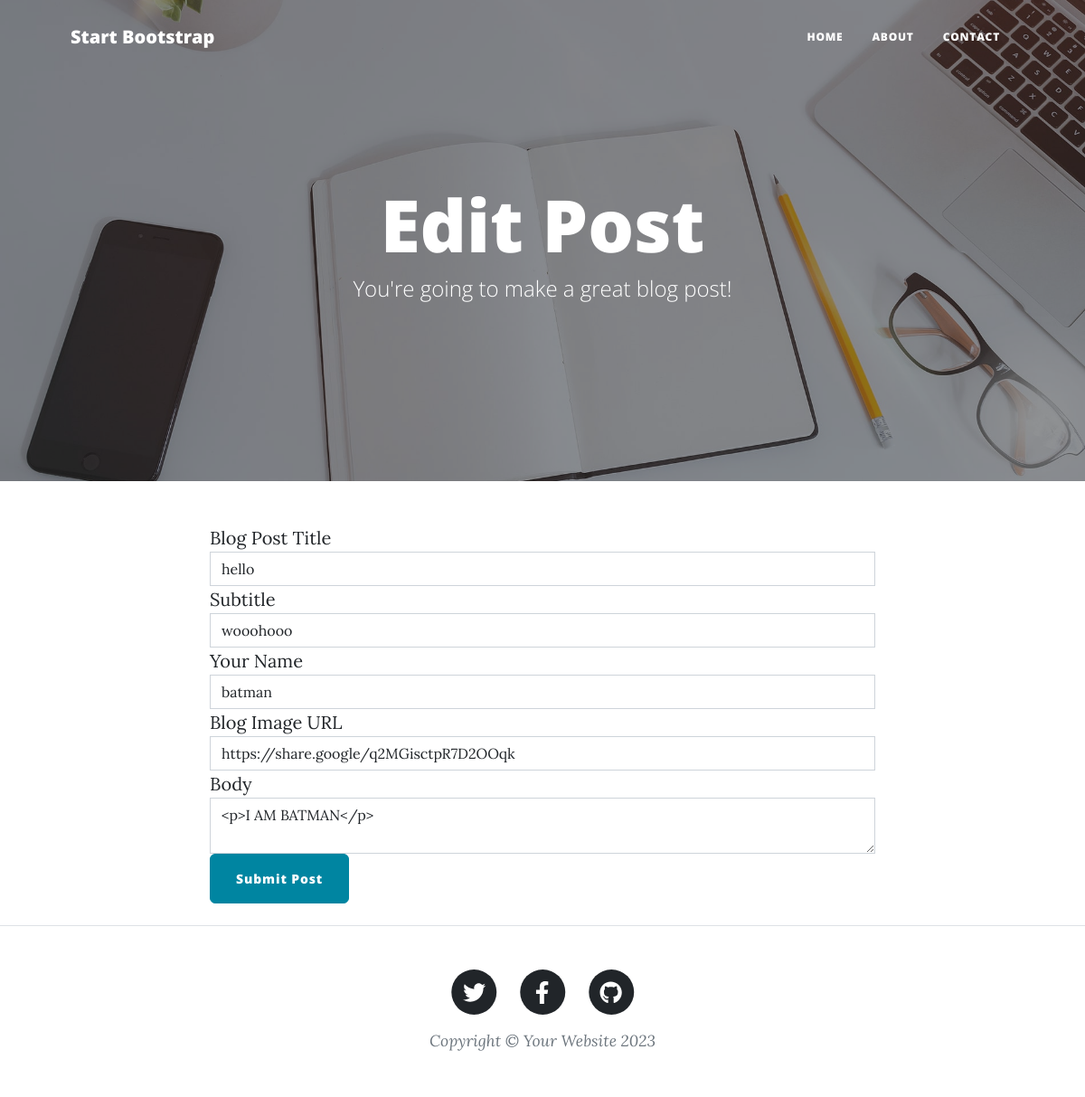
Screenshot of /edit-post/3 with the database file from the repository.
### main.py (models this page shows)
class BlogPost(db.Model):
    id: Mapped[int] = mapped_column(Integer, primary_key=True)
    title: Mapped[str] = mapped_column(String(250), unique=True, nullable=False)
    subtitle: Mapped[str] = mapped_column(String(250), nullable=False)
    date: Mapped[str] = mapped_column(String(250), nullable=False)
    body: Mapped[str] = mapped_column(Text, nullable=False)
    author: Mapped[str] = mapped_column(String(250), nullable=False)
    img_url: Mapped[str] = mapped_column(String(250), nullable=False)

### main.py (the view, shortened to what this page needs)
@app.route("/edit-post/<int:post_id>", methods=["GET","POST"])
def edit_post(post_id):
    post = db.get_or_404(BlogPost,post_id)
    edit_form = CreatePostForm(
        title=post.title,
        subtitle=post.subtitle,
        img_url=post.img_url,
        author=post.author,
        body=post.body
    )
    return  render_template("make-post.html",form = edit_form,is_edit = True)

### main.py
class CreatePostForm(FlaskForm):
    title = StringField("Blog Post Title", validators=[DataRequired()])
    subtitle = StringField("Subtitle", validators=[DataRequired()])
    author = StringField("Your Name", validators=[DataRequired()])
    img_url = StringField("Blog Image URL", validators=[DataRequired(), URL()])
    body = CKEditorField('Body')
    submit = SubmitField("Submit Post")

### templates/make-post.html (shortened to what this page needs)
{% from 'bootstrap4/form.html' import render_form %}
{% block content %} {% include "header.html" %}
<header class="masthead" style="background-image: url('../static/assets/img/edit-bg.jpg')">
    <div class="container position-relative px-4 px-lg-5">
        <div class="row gx-4 gx-lg-5 justify-content-center">
            <div class="col-md-10 col-lg-8 col-xl-7">
                <div class="page-heading">
                    {% if is_edit %}
                    <h1>Edit Post</h1>
                    {% else %}
                    <h1>New Post</h1>
                    {% endif %}
                  <span class="subheading">You're going to make a great blog post!</span>
                </div>
            </div>
        </div>
    </div>
</header>
<main class="mb-4">
  <div class="container">
    <div class="row">
      <div class="col-lg-8 col-md-10 mx-auto">
          {{ render_form(form,novalidate=True, button_map={"submit": "primary"})}}
      </div>
    </div>
  </div>
</main>
{% include "footer.html" %} {% endblock %}

### rows the page displays
BlogPost: title "hello", subtitle "wooohooo", author "batman", img_url "https://share.google/q2MGisctpR7D2OOqk", body "<p>I AM BATMAN</p>"
